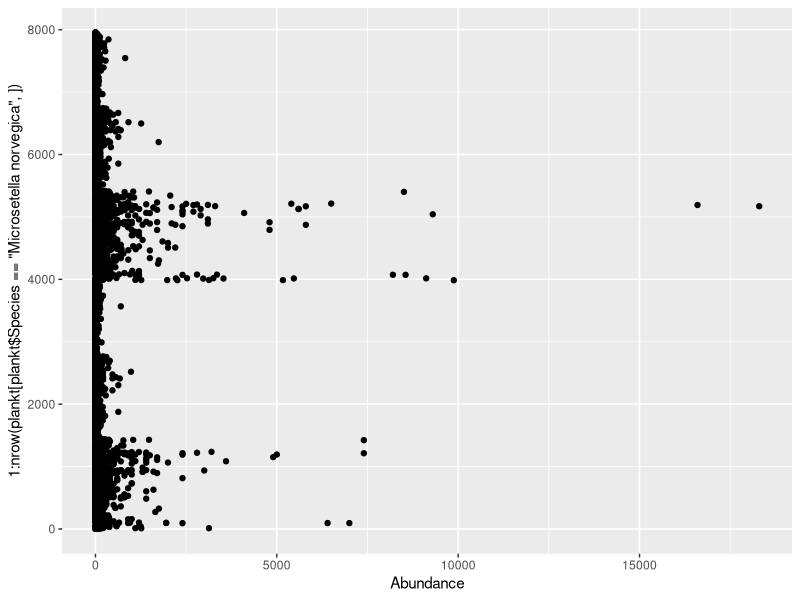
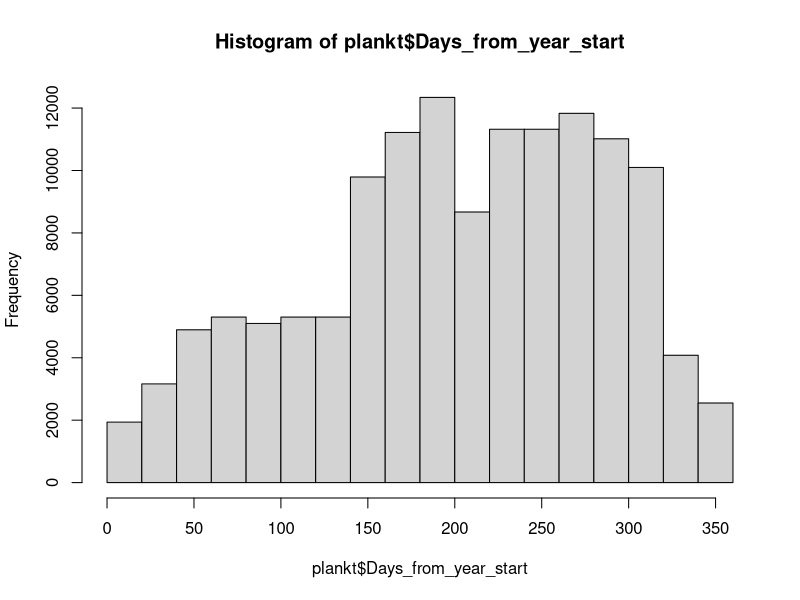
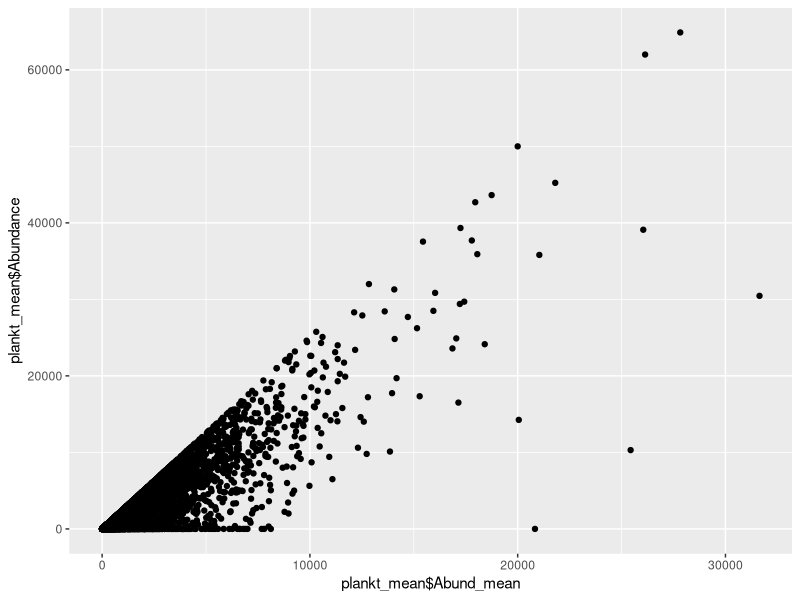

These charts were generated, in order, by the following R code: (Note: this script raises an error after producing the figures.)
# Первичное преобразование данных. 

# Packages  ####
library(reshape2)
library(ggplot2)
library(dplyr)


# Подготовка данных ####
plankt_wide <- read.csv("data/Plankton_raw_tidy.csv", header = TRUE)
vars <- read.csv("data/Plankton_raw_tidy_variables.csv", header = T)


d <- (melt(plankt_wide, id.vars = c("Day", 	"Month", 	"Year", 	"Data"), variable.name = "Var_ID", value.name = "Abundance"))


plankt <- merge(d, vars)



# Первичный осмотр данных ####

ggplot(plankt[plankt$Species == "Microsetella norvegica", ], aes(x = Abundance, y = 1:nrow(plankt[plankt$Species == "Microsetella norvegica", ]))) + geom_point()

# Вопрос Это ошибка в набивке или реально так много.
plankt[plankt$Abundance > 10000 & !is.na(plankt$Abundance) & plankt$Species == "Microsetella norvegica",  ]

plankt$Date2 <- strptime(paste(plankt$Day,"/", plankt$Month, "/", plankt$Year, sep = ""), format=("%d/%m/%Y"))

Start_day <- strptime(paste(plankt$Year,"/01/01", sep = ""), format=("%Y/%d/%m"))


plankt$Days_from_year_start <-  as.numeric(round(difftime(plankt$Date2, as.Date(Start_day))))

hist(plankt$Days_from_year_start)


## Среденвзвешанные значения, объединение слоев

plankt_total <- plankt[plankt$Stage == "Total", ] %>% group_by(Species, Year, Month, Day) %>% summarise(Abundance_0_10 = sum(Abundance[Level == "0-10"]), Abundance_10_25 =  sum(Abundance[Level == "10-25"]), Abundance_25_bottom =  sum(Abundance[Level == "25-bottom"]) )

plankt_total$N_weig <- round((plankt_total$Abundance_0_10 * 10 + plankt_total$Abundance_10_25 * 15 + plankt_total$Abundance_25_bottom * 40)/65, 1)  


plankt_total$N_weig_25 <- round((plankt_total$Abundance_0_10 * 10 + plankt_total$Abundance_10_25 * 15)/25, 1)  





# 
# plankt_1 <- plankt[plankt$Level == "0-10", ]
# nrow(plankt_1)
# 
# plankt_2 <- plankt[plankt$Level == "10-25", ]
# nrow(plankt_2)
# 
# plankt_3 <- plankt[plankt$Level == "25-bottom", ]
# nrow(plankt_3)
# 
# 
# names(plankt_1)

# plankt_mean <- plankt_1
# 
# plankt_mean$Abund_mean <- (plankt_1$Abundance*10 + plankt_2$Abundance*15 + plankt_3$Abundance *40 )/65
# 
# qplot(plankt_mean$Abund_mean, plankt_mean$Abundance)


# names(plankt_mean)


## Среденвзвешанные значения, объединение слоев

plankt_1 <- plankt[plankt$Level == "0-10", ]
nrow(plankt_1)

plankt_2 <- plankt[plankt$Level == "10-25", ]
nrow(plankt_2)

plankt_3 <- plankt[plankt$Level == "25-bottom", ]
nrow(plankt_3)


names(plankt_1)

plankt_mean <- plankt_1

plankt_mean$Abund_mean <- (plankt_1$Abundance*10 + plankt_2$Abundance*15)/25

qplot(plankt_mean$Abund_mean, plankt_mean$Abundance)


names(plankt_mean)

# plankt_mean <- plankt_mean[, -6]



# names(plankt_mean)

# plankt_mean <- plankt_mean[, -8]

# names(plankt_mean)


## plankt_mean - dataframe  с усреденными обилиями по горизонтам 0-10 + 10-25





# Многолетние значения средних по летним месяцам  ####


Abundance <- read.csv("data/abundance.csv", header = TRUE) # Данные по обилию видов, усреденнные по всему столбу воды за март-сентябрь.


# ggplot(plankt_mean[plankt_mean$Stage == "Total" & plankt$Month %in% 6:9, ], aes(x = Year, y = (Abund_mean)))  + stat_summary(fun.data = "mean_cl_boot") + facet_wrap(~Species, scales = "free_y") + geom_smooth() 
# 
# colSums(is.na(plankt_mean[plankt_mean$Stage == "Total" & plankt$Month %in% 6:9, ]))
# 
              

# 
# # Находим пики в сезоны
# 
# names(plankt_mean)
# 
# 
# 
# plankt_mean$Date2 <- strptime(paste(plankt_mean$Day,"/", plankt_mean$Month, "/", plankt_mean$Year, sep = ""), format=("%d/%m/%Y"))
# 
# Start_day <- strptime(paste(plankt_mean$Year,"/01/01", sep = ""), format=("%Y/%d/%m"))
# 
# 
# plankt_mean$Days_from_year_start <-  as.numeric(round(difftime(plankt_mean$Date2, as.Date(Start_day))))
# 
# names(plankt_mean)
# 
# 

## Находим средние плотности для каждого вида в период с мая по октябрь


plankt_total$Date2 <- strptime(paste(plankt_total$Day,"/", plankt_total$Month, "/", plankt_total$Year, sep = ""), format=("%d/%m/%Y"))


plankt_total$Month <- months(plankt_total$Date2)

month_included <- if(.Platform$OS.type == "unix") {c("мая", "июня", "июля", "августа","сентября", "октября")}else {c("Май", "Июнь", "Июль", "Август","Сентябрь", "Октябрь")} 
  
  
  
  

plankt_total_summer <- plankt_total[plankt_total$Month %in% month_included, ]


table(plankt_total_summer$Month) 

Abundance_summer <-plankt_total_summer %>% group_by(Species, Year, Month, Day) %>% summarise(N = sum(N_weig, na.rm = TRUE)) %>% group_by (Species, Year)  %>% summarise(Mean_N = mean(N, na.rm = TRUE))

 

Abundance_summer <- round(dcast(Abundance_summer, formula = Year ~ Species ))
 

Abundance_summer_25 <-plankt_total_summer %>% group_by(Species, Year, Month, Day) %>% summarise(N = sum(N_weig_25, na.rm = TRUE)) %>% group_by (Species, Year)  %>% summarise(Mean_N = mean(N, na.rm = TRUE))



Abundance_summer_25 <- round(dcast(Abundance_summer_25, formula = Year ~ Species ))



qplot(x = Abundance_summer_25$`Calanus glacialis`, y = Abundance_summer$`Calanus glacialis`) + geom_abline()
qplot(x = Abundance_summer_25$`Pseudocalanus spp.`, y = Abundance_summer$`Pseudocalanus spp.`)+ geom_abline()
qplot(x = Abundance_summer_25$`Acartia spp.`, y = Abundance_summer$`Acartia spp.`) + geom_abline()
qplot(x = Abundance_summer_25$`Centropages hamatus`, y = Abundance_summer$`Centropages hamatus`) + geom_abline()
qplot(x = Abundance_summer_25$`Oithona similis`, y = Abundance_summer$`Oithona similis`) + geom_abline()
qplot(x = Abundance_summer_25$`Temora longicornis`, y = Abundance_summer$`Temora longicornis`) + geom_abline()
qplot(x = Abundance_summer_25$`Microsetella norvegica`, y = Abundance_summer$`Microsetella norvegica`) + geom_abline()

# write.table(Abundance_summer, "clipboard", sep = "\t", row.names = F)
# write.table(Abundance_summer_25, "clipboard", sep = "\t", row.names = F)



ggplot(plankt_mean[plankt_mean$Stage == "Total" & plankt$Month %in% 6:9, ], aes(x = Year, y = (Abund_mean)))  + stat_summary(fun.data = "mean_cl_boot") + facet_wrap(~Species, scales = "free_y") + geom_smooth() 

colSums(is.na(plankt_mean[plankt_mean$Stage == "Total" & plankt$Month %in% 6:9, ]))

              


# Находим пики в сезоны

names(plankt_mean)



plankt_mean$Date2 <- strptime(paste(plankt_mean$Day,"/", plankt_mean$Month, "/", plankt_mean$Year, sep = ""), format=("%d/%m/%Y"))

Start_day <- strptime(paste(plankt_mean$Year,"/01/01", sep = ""), format=("%Y/%d/%m"))


plankt_mean$Days_from_year_start <-  as.numeric(round(difftime(plankt_mean$Date2, as.Date(Start_day))))

names(plankt_mean)





##разделяем датасет на части по видам



#У калянуса объединяем данные по численности копеподитов 1, 2 и 3
calanus_all <- plankt_mean[plankt_mean$Species == "Calanus glacialis", ]

calanus <- calanus_all[calanus_all$Stage == "cop I", ]

calanus1 <- calanus_all[calanus_all$Stage == "cop I", ]
nrow(calanus1)
sum(calanus1$Abund_mean, na.rm = T)

calanus2 <- calanus_all[calanus_all$Stage == "cop II", ]
nrow(calanus2)
sum(calanus2$Abund_mean, na.rm = T)

calanus3 <- calanus_all[calanus_all$Stage == "cop III", ]
nrow(calanus3)
sum(calanus3$Abund_mean, na.rm = T)

calanus$Abundance <- calanus1$Abundance + calanus2$Abundance + calanus3$Abundance  

calanus$Abund_mean <- calanus1$Abund_mean + calanus2$Abund_mean + calanus3$Abund_mean  
nrow(calanus)

calanus$Abund_mean2 <- calanus$Abund_mean
calanus$Abund_mean2[is.na(calanus$Abund_mean)] <- 0
calanus <- calanus[!is.na(calanus$Year), ]






centrop <- plankt_mean[plankt_mean$Species == "Centropages hamatus", ]
centrop <- centrop[centrop$Stage == "cop.", ]
centrop$Abund_mean2 <- centrop$Abund_mean
centrop$Abund_mean2[is.na(centrop$Abund_mean)] <- 0 
centrop <- centrop[!is.na(centrop$Year), ]


temor <- plankt_mean[plankt_mean$Species == "Temora longicornis", ]
temor <- temor[temor$Stage == "cop.", ]
temor$Abund_mean2 <- temor$Abund_mean
temor$Abund_mean2[is.na(temor$Abund_mean)] <- 0 
temor <- temor[!is.na(temor$Year), ]


oit <- plankt_mean[plankt_mean$Species == "Oithona similis", ]
oit <- oit[oit$Stage == "cop.", ]
oit$Abund_mean2 <- oit$Abund_mean
oit$Abund_mean2[is.na(oit$Abund_mean)] <- 0 
oit <- oit[!is.na(oit$Year), ]



pseudocal <- plankt_mean[plankt_mean$Species == "Pseudocalanus spp.", ]
pseudocal <-pseudocal[pseudocal$Stage == "cop.", ]
pseudocal$Abund_mean2 <- pseudocal$Abund_mean
pseudocal$Abund_mean2[is.na(pseudocal$Abund_mean)] <- 0 
pseudocal <- pseudocal[!is.na(pseudocal$Year), ]


acart <- plankt_mean[plankt_mean$Species == "Acartia spp.", ]
acart <-acart[acart$Stage == "cop.", ]
acart$Abund_mean2 <- acart$Abund_mean
acart$Abund_mean2[is.na(acart$Abund_mean)] <- 0 
acart <- acart[!is.na(acart$Year), ]

microset <- plankt_mean[plankt_mean$Species == "Microsetella norvegica", ]
microset <-microset[microset$Stage == "cop.", ]
microset$Abund_mean2 <- microset$Abund_mean
microset$Abund_mean2[is.na(microset$Abund_mean)] <- 0 
microset <- microset[!is.na(microset$Year), ]


tricon <- plankt_mean[plankt_mean$Species == "Triconia spp.", ]
tricon <-tricon[tricon$Stage == "Total", ]
tricon$Abund_mean2 <- tricon$Abund_mean
tricon$Abund_mean2[is.na(tricon$Abund_mean)] <- 0 
tricon <- tricon[!is.na(tricon$Year), ]





## Строим накопленную сумму для каждого вида 
library (plyr)


Total_cum_calanus <- with(data = calanus, tapply(Abund_mean2, INDEX=list(Year), FUN=function(x) as.numeric(cumsum(x))))
df_count_Total_calanus <- ldply (Total_cum_calanus, data.frame)
df_count_Total_calanus$Date2 <- calanus$Date2[order(calanus$Date2)]
names(df_count_Total_calanus) <- c("Year", "N_accum", "Date2")
df_count_Total_calanus$Time <- as.numeric(df_count_Total_calanus$Date2)
df_count_Total_calanus$Time2 <- as.POSIXct(df_count_Total_calanus$Time, origin = "1970-01-01", tz = "UTC")           

qplot(df_count_Total_calanus$Year,df_count_Total_calanus$Time )



Total_cum_centrop <- with(data = centrop, tapply(Abund_mean2, INDEX=list(Year), FUN=function(x) as.numeric(cumsum(x))))
df_count_Total_centrop <- ldply (Total_cum_centrop, data.frame)
df_count_Total_centrop$Date2 <- centrop$Date2 [order(centrop$Date2)]
names(df_count_Total_centrop) <- c("Year", "N_accum", "Date2")
df_count_Total_centrop$Time <- as.numeric(df_count_Total_centrop$Date2)
df_count_Total_centrop$Time2 <- as.POSIXct(df_count_Total_centrop$Time, origin = "1970-01-01", tz = "UTC")           

qplot(df_count_Total_centrop$Year,df_count_Total_centrop$Time)



Total_cum_temor <- with(data = temor, tapply(Abund_mean2, INDEX=list(Year), FUN=function(x) as.numeric(cumsum(x))))
df_count_Total_temor <- ldply (Total_cum_temor, data.frame)
df_count_Total_temor$Date2 <- temor$Date2 [order(temor$Date2)]
names(df_count_Total_temor) <- c("Year", "N_accum", "Date2")
df_count_Total_temor$Time <- as.numeric(df_count_Total_temor$Date2)
df_count_Total_temor$Time2 <- as.POSIXct(df_count_Total_temor$Time, origin = "1970-01-01", tz = "UTC")  

qplot(df_count_Total_temor$Year,df_count_Total_temor$Time )



Total_cum_oit <- with(data = oit, tapply(Abund_mean2, INDEX=list(Year), FUN=function(x) as.numeric(cumsum(x))))
df_count_Total_oit <- ldply (Total_cum_oit, data.frame)
df_count_Total_oit$Date2 <- oit$Date2[order(oit$Date2)]
names(df_count_Total_oit) <- c("Year", "N_accum", "Date2")
df_count_Total_oit$Time <- as.numeric(df_count_Total_oit$Date2)
df_count_Total_oit$Time2 <- as.POSIXct(df_count_Total_oit$Time, origin = "1970-01-01", tz = "UTC")      

qplot(df_count_Total_oit$Year,df_count_Total_oit$Time )


Total_cum_pseudocal <- with(data = pseudocal, tapply(Abund_mean2, INDEX=list(Year), FUN=function(x) as.numeric(cumsum(x))))
df_count_Total_pseudocal <- ldply (Total_cum_pseudocal, data.frame)
df_count_Total_pseudocal$Date2 <- pseudocal$Date2[order(pseudocal$Date2)]
names(df_count_Total_pseudocal) <- c("Year", "N_accum", "Date2")
df_count_Total_pseudocal$Time <- as.numeric(df_count_Total_pseudocal$Date2)
df_count_Total_pseudocal$Time2 <- as.POSIXct(df_count_Total_pseudocal$Time, origin = "1970-01-01", tz = "UTC")      

qplot(df_count_Total_pseudocal$Year,df_count_Total_pseudocal$Time )



Total_cum_acart <- with(data = acart, tapply(Abund_mean2, INDEX=list(Year), FUN=function(x) as.numeric(cumsum(x))))
df_count_Total_acart <- ldply (Total_cum_acart, data.frame)
df_count_Total_acart$Date2 <- acart$Date2[order(acart$Date2)]
names(df_count_Total_acart) <- c("Year", "N_accum", "Date2")
df_count_Total_acart$Time <- as.numeric(df_count_Total_acart$Date2)
df_count_Total_acart$Time2 <- as.POSIXct(df_count_Total_acart$Time, origin = "1970-01-01", tz = "UTC")      

qplot(df_count_Total_acart$Year,df_count_Total_acart$Time )



Total_cum_microset <- with(data = microset, tapply(Abund_mean2, INDEX=list(Year), FUN=function(x) as.numeric(cumsum(x))))
df_count_Total_microset <- ldply (Total_cum_microset, data.frame)
df_count_Total_microset$Date2 <- microset$Date2[order(microset$Date2)]
names(df_count_Total_microset) <- c("Year", "N_accum", "Date2")
df_count_Total_microset$Time <- as.numeric(df_count_Total_microset$Date2)
df_count_Total_microset$Time2 <- as.POSIXct(df_count_Total_microset$Time, origin = "1970-01-01", tz = "UTC")      

qplot(df_count_Total_microset$Year,df_count_Total_microset$Time )




Total_cum_tricon <- with(data = tricon, tapply(Abund_mean2, INDEX=list(Year), FUN=function(x) as.numeric(cumsum(x))))
df_count_Total_tricon <- ldply (Total_cum_tricon, data.frame)
df_count_Total_tricon$Date2 <- tricon$Date2[order(tricon$Date2)]
names(df_count_Total_tricon) <- c("Year", "N_accum", "Date2")
df_count_Total_tricon$Time <- as.numeric(df_count_Total_tricon$Date2)
df_count_Total_tricon$Time2 <- as.POSIXct(df_count_Total_tricon$Time, origin = "1970-01-01", tz = "UTC")      

qplot(df_count_Total_tricon$Year,df_count_Total_tricon$Time )



#########################


## Подбираем модели для описания накопленной суммы для Calanus

# Величины для описания фенологии видов:
# Юлианский день, когда накопленная сумма превысила 50%



# Функция для вычисления параметров логистической кумуляты на выходе три парамтера логистической кривой

log_param <- function(df, species = NULL){
  df_param <- data.frame(Year = rep(NA, length(unique(df$Year))), Asym = NA, xmid = NA, scal = NA, RSE = NA, df =NA)
  i <- 1
  for(year in unique(df$Year)){
    fit <- tryCatch(expr = nls(N_accum ~ SSlogis(Time, Asym, xmid, scal), data = df[df$Year == year, ]), error = function(e)NA)
    
    df_param$Year[i] <-  year
    
    if(is.na(fit)) {df_param$Asym[i] <-  df_param$xmid[i] <- df_param$scal[i] <- NA}
    else{
      df_param$Asym[i] <-  coef(fit)[1]
      df_param$xmid[i] <- coef(fit)[2]
      df_param$scal[i] <- coef(fit)[3]
      df_param$RSE[i] <- summary(fit)$sigma
      df_param$df[i] <- summary(fit)$df
    }
    i <- i+1
  }
  
  df_param$perc_15 <- with(df_param, xmid - log(Asym/(0.15*Asym) - 1)*scal )
  df_param$perc_50 <- with(df_param, xmid - log(Asym/(0.5*Asym) - 1)*scal )
  df_param$perc_85 <- with(df_param, xmid - log(Asym/(0.85*Asym) - 1)*scal )
  df_param$Time_perc_15 <- as.POSIXct(df_param$perc_15, origin = "1970-01-01", tz = "UTC")
  df_param$Time_perc_50 <- as.POSIXct(df_param$perc_50, origin = "1970-01-01", tz = "UTC") 
  df_param$Time_perc_85 <- as.POSIXct(df_param$perc_85, origin = "1970-01-01", tz = "UTC") 
  
  df_param$Start_day <- as.POSIXct(paste(df_param$Year,"-01-01", sep = ""), tz = "UTC") 
  df_param$Days_perc_15 <- as.numeric(round(difftime( df_param$Time_perc_15, as.Date(df_param$Start_day))))
  df_param$Days_perc_50 <- as.numeric(round(difftime( df_param$Time_perc_50, as.Date(df_param$Start_day))))
  df_param$Days_perc_85 <- as.numeric(round(difftime( df_param$Time_perc_85, as.Date(df_param$Start_day))))
  
  df_param$Species = species
  df_param
    
}

########################

log_param_Calanus <- log_param(df = df_count_Total_calanus, species = "Calanus")
log_param_Centropages <- log_param(df = df_count_Total_centrop, species = "Centropages")
log_param_Temora <- log_param(df = df_count_Total_temor, species = "Temora")
log_param_Oithona <- log_param(df = df_count_Total_oit, species = "Oithona")
log_param_Pseudocalanus <- log_param(df = df_count_Total_pseudocal, species = "Pseudocalanus")
log_param_Acartia <- log_param(df = df_count_Total_acart, species = "Acartia")
log_param_Microsetella <- log_param(df = df_count_Total_microset, species = "Microsetella")
log_param_Triconia <- log_param(df = df_count_Total_tricon, species = "Triconia")



## Смотрим есть ли зависимость между асимптотой кумулятивной крвой (максимальное количество особей отмеченных в данном году) и датой начала сезона



ggplot(log_param_Calanus, aes(x = Days_perc_15, y = log(Asym) )) + geom_point() + geom_smooth(method = "lm")
ggplot(log_param_Centropages, aes(x = Days_perc_15, y = log(Asym) )) + geom_point() + geom_smooth(method = "lm")
ggplot(log_param_Temora, aes(x = Days_perc_15, y = log(Asym) )) + geom_point() + geom_smooth(method = "lm")
ggplot(log_param_Oithona, aes(x = Days_perc_15, y = log(Asym) )) + geom_point()+ geom_smooth(method = "lm")
ggplot(log_param_Pseudocalanus, aes(x = Days_perc_15, y = log(Asym) )) + geom_point()+ geom_smooth(method = "lm")
ggplot(log_param_Acartia, aes(x = Days_perc_15, y = log(Asym) )) + geom_point() + geom_smooth(method = "lm")
ggplot(log_param_Microsetella, aes(x = Days_perc_15, y = log(Asym) )) + geom_point() + geom_smooth(method = "lm")



# Функция для определения характеристик кумуляты

cum_param <- function(df, species = NULL){
  df_param <- data.frame(Year = rep(NA, length(unique(df$Year))), Mean = NA)
  i <- 1
  for(year in unique(df$Year)){
    df_param$Mean[i] <- mean(df$N_accum[df$Year == year])
    # df_param$Mean[i] <- max(df$N_accum[df$Year == year])/2
    df_param$Year[i] <-  year
    days <- which( (df$N_accum[df$Year == year] - df_param$Mean[i])^2 == min((df$N_accum[df$Year == year] - df_param$Mean[i])^2) )[1]
    
    df_param$xmid[i] <- (as.numeric(df[df$Year == year,]$Date2[days]))
    i <- i+1
  }
  
  df_param$Time_Mean <- as.POSIXct(df_param$xmid, origin = "1970-01-01", tz = "UTC")
# 
#   df_param$Start_day <- as.POSIXct(paste(df_param$Year,"-01-01", sep = ""), tz = "UTC")
# 
#   df_param$Days_perc_50 <- as.numeric(round(difftime( df_param$Time_perc_50, as.Date(df_param$Start_day))))

  df_param$Species = species
  df_param
  
}


cum_param(df = df_count_Total_calanus, species = "Calanus")


##Даты пиков численности видов

peaks <- function(df, species = NULL){
  df_param <- data.frame(Year = rep(NA, length(unique(df$Year))))
  i <- 1
  for(year in unique(df$Year)){
    df_param$Year[i] <-  year
    df_param$Peak_Days_from_year_start[i] <- mean(df$Days_from_year_start[df$Year == year & df$Abund_mean2 == max(df$Abund_mean2[df$Year == year])])
    i <- i + 1
  }
  df_param
  
}

log_param_Calanus <- merge(log_param_Calanus, peaks(df = calanus), by="Year")
log_param_Centropages <- merge(log_param_Centropages, peaks(df = centrop), by="Year")
log_param_Temora <- merge(log_param_Temora, peaks(df = temor), by="Year")
log_param_Oithona <- merge(log_param_Oithona, peaks(df = oit), by="Year")
log_param_Pseudocalanus<- merge(log_param_Pseudocalanus, peaks(df = pseudocal), by="Year")
log_param_Acartia <- merge(log_param_Acartia, peaks(df = acart), by="Year")
log_param_Microsetella <- merge(log_param_Microsetella, peaks(df = microset), by="Year")
log_param_Triconia <- merge(log_param_Triconia, peaks(df = tricon), by="Year")



log_param_all_species <- rbind(log_param_Calanus, log_param_Centropages, log_param_Temora, log_param_Oithona, log_param_Pseudocalanus, log_param_Acartia, log_param_Microsetella, log_param_Triconia)




# write.table(log_param_Calanus, "clipboard", sep = "\t", row.names = FALSE)

# write.table(log_param_Calanus, "clipboard", sep = "\t", row.names = FALSE)


# Функция для рисования кумулят






plot_cum <- function(df =df_count_Total_calanus,  year = 1961){
  library(ggplot2)
  fit <- tryCatch(expr = nls(N_accum ~ SSlogis(Time, Asym, xmid, scal), data = df[df$Year == year, ]), error = function(e)NA)
  
  Asym <- coef(fit)[1]
  xmid <- coef(fit)[2]
  scal <- coef(fit)[3]
  
  
  perc_15 <- xmid - log(Asym/(0.15*Asym) - 1)*scal 
  perc_50 <- xmid - log(Asym/(0.5*Asym) - 1)*scal 
  perc_85 <- xmid - log(Asym/(0.85*Asym) - 1)*scal
  
  
  Time_perc_15 <- as.POSIXct(perc_15, origin = "1970-01-01", tz = "UTC")
  Time_perc_50 <- as.POSIXct(perc_50, origin = "1970-01-01", tz = "UTC") 
  Time_perc_85 <- as.POSIXct(perc_85, origin = "1970-01-01", tz = "UTC") 
  
  Start_day <- as.POSIXct(paste(year,"-01-01", sep = ""), tz = "UTC") 
  Days_perc_15 <- as.numeric(round(difftime(Time_perc_15, as.Date(Start_day))))
  Days_perc_50 <- as.numeric(round(difftime(Time_perc_50, as.Date(Start_day))))
  Days_perc_85 <- as.numeric(round(difftime( Time_perc_85, as.Date(Start_day))))
  
    
  if(is.na(fit[1])){
    Pl <- ggplot(df[df$Year == year, ], aes(x = Time2, y = N_accum))  + scale_x_datetime(date_breaks = "4 week", date_labels = "%d-%m")+ geom_point(size = 2, shape = 21, fill = "gray")
    
  }
  else{
    df_predict <- data.frame(Date2 = seq(as.Date(paste(year,"-01-01", sep = "")), as.Date(paste(year,"-12-20", sep = "")), by="days"))
    df_predict$Time2 <- as.POSIXct(df_predict$Date2)
    df_predict$Time <- as.numeric(df_predict$Time2) 
    df_predict$predict <- predict(fit, newdata = df_predict)
    
    
    Pl <- ggplot(df[df$Year == year, ], aes(x = Time2, y = N_accum))  + geom_line(data = df_predict, aes(y = predict), size = 2) + scale_x_datetime(date_breaks = "6 week", date_labels = "%d-%m")+ geom_point(size = 2, shape = 21, fill = "gray")
    
    Pl <- Pl + 
      geom_segment(aes(x= Time_perc_50, xend = Time_perc_50, yend = 0, y = predict(fit, newdata = data.frame(Time = perc_50))[1]), arrow = arrow(type = "closed", angle = 10, length = unit(0.1, "inches")), color = "gray") + 
      geom_segment(aes(x= Time_perc_15, xend = Time_perc_15, yend = 0, y = predict(fit, newdata = data.frame(Time = perc_15))[1]), arrow = arrow(type = "closed", angle = 10, length = unit(0.1, "inches")), color = "gray90")+ 
      geom_segment(aes(x= Time_perc_85, xend = Time_perc_85, yend = 0, y = predict(fit, newdata = data.frame(Time = perc_85))[1]), arrow = arrow(type = "closed", angle = 10, length = unit(0.1, "inches")), color = "gray10")
  }
  
  Pl <- Pl + scale_x_datetime(date_labels = "%m-%d")
  Pl
}






# cum <- df_count_Total_calanus$N_accum[df_count_Total_calanus$Year == year]
# 
# plot_cum(year = year, df = df_count_Total_calanus) + geom_hline(yintercept = mean(cum)) + geom_hline(yintercept = max(cum)/2, color = "blue") + geom_line(aes())



###### +++++ Пример динамики численности для электронного приложения +++++++

library(dplyr)
acart_example <- acart %>% filter(Year == 1964) 
acart_example$Date3 <- as.POSIXct(acart_example$Date2)
acart_example_Peak <- acart_example %>% filter(Abundance == max(Abundance)) %>% select(Abundance, Date3)

Pl_acart_example <-
  ggplot(acart_example, aes(x = Date3, y = Abundance)) + 
  geom_line(size = 1) +
  theme_bw() +
  scale_x_datetime(date_labels = "%m-%d") +
  labs(x = "Date", y = "Abundance") +
  geom_segment(data = acart_example_Peak, aes(x = Date3, xend = Date3, y = Abundance, yend = 0), arrow = arrow(type = "closed", angle = 10, length = unit(0.1, "inches")), linetype = 2)+ 
  theme(panel.grid = element_blank())


###### +++++ Пример кумуляты для электронного приложения +++++++

cum_example <- df_count_Total_acart %>% filter(Year == 1964)

Pl_acart_accum_example <- 
ggplot(cum_example, aes(x = Time2, y = N_accum) )  + 
  geom_line(color = "gray") +  geom_point(size = 2, shape = 21, fill = "gray")+
  scale_x_datetime(date_labels = "%m-%d")+
  labs(x = "Date", y = "Accumulated abundance") + 
  theme_bw()+ 
  theme(panel.grid = element_blank())


Pl_acart_logist_example <- 
  plot_cum(year = 1964, df = df_count_Total_acart) + 
  geom_line(color = "gray") + 
  theme_bw() + 
  labs(x = "Date", y = "Accumulated abundance" ) + 
  theme(panel.grid = element_blank())




library(cowplot)

plot_grid(Pl_acart_example, Pl_acart_accum_example, Pl_acart_logist_example, nrow = 1, labels = c("A", "B", "C"))


## Выбираем логистические регрессии с максимальной, среденей и минимальной Residual Standard Error

log_param_all_species %>% group_by(Species) %>%  filter(round(RSE) == round(max(RSE, na.rm = T))) %>% summarise(Species = Species, Year_max_RSE = Year, RSE = round(RSE,1)) 


(Pl_max_RSE_Calanus <- plot_cum(year = 2017, df = df_count_Total_calanus) + geom_line(color = "gray") + theme_bw() + ggtitle("Calanus, 2017, RSE = 195.2") + labs(x = "Date", y = "Abundance" ) + theme(panel.grid = element_blank())) + theme(title = element_text(size = 3))  


(Pl_max_RSE_Centropages <- plot_cum(year = 1978, df = df_count_Total_centrop) + geom_line(color = "gray") + theme_bw() + ggtitle("Centropages, 1978, RSE = 191.5") + labs(x = "Date", y = "Abundance" ) + theme(panel.grid = element_blank()))   + theme(title = element_text(size = 3))  


(Pl_max_RSE_Temora <- plot_cum(year = 2012, df = df_count_Total_temor) + geom_line(color = "gray") + theme_bw() + ggtitle("Temora, 2012, RSE = 487.3") + labs(x = "Date", y = "Abundance") + theme(panel.grid = element_blank()))   + theme(title = element_text(size = 3))  

(Pl_max_RSE_Oithona <- plot_cum(year = 1989, df = df_count_Total_oit) + geom_line(color = "gray") + theme_bw() + ggtitle("Oithona, 1989, RSE =3120.2") + labs(x = "Date", y = "Abundance" ) + theme(panel.grid = element_blank()))   + theme(title = element_text(size = 3))  

(Pl_max_RSE_Pseudocalanus <- plot_cum(year = 1997, df = df_count_Total_pseudocal) + geom_line(color = "gray") + theme_bw() + ggtitle("Pseudocalanus, 1997, RSE = 719.3") + labs(x = "Date", y = "Abundance" ) + theme(panel.grid = element_blank()))   + theme(title = element_text(size = 3))  

(Pl_max_RSE_Acartia <- plot_cum(year = 2017, df = df_count_Total_acart) + geom_line(color = "gray") + theme_bw() + ggtitle("Acartia, 2017, RSE = 414.9") + labs(x = "Date", y = "Abundance" ) + theme(panel.grid = element_blank()))   + theme(title = element_text(size = 3))  

(Pl_max_RSE_Microsetella <- plot_cum(year = 2014, df = df_count_Total_microset) + geom_line(color = "gray") + theme_bw() + ggtitle("Microsetella, 2014, RSE = 775.6") + labs(x = "Date", y = "Abundance" ) + theme(panel.grid = element_blank()))  + theme(title = element_text(size = 3))   




library(cowplot)

Pl_logistic_worst <- plot_grid(Pl_max_RSE_Pseudocalanus,
                               Pl_max_RSE_Calanus,
                               Pl_max_RSE_Microsetella,
                               Pl_max_RSE_Oithona,
                               Pl_max_RSE_Centropages,
                               Pl_max_RSE_Acartia,
                               Pl_max_RSE_Temora,
                               ncol = 3, align = "v" )





log_param_all_species %>% group_by(Species) %>%  filter(round(RSE) == round(min(RSE, na.rm = T))) %>% summarise(Species = Species, Year_min_RSE = Year, RSE = round(RSE,1))



(Pl_min_RSE_Calanus <- plot_cum(year = 1999, df = df_count_Total_calanus) + geom_line(color = "gray") + theme_bw() + ggtitle("Calanus, 1999, RSE = 0.5") + labs(x = "Date", y = "Abundance" ) + theme(panel.grid = element_blank()))   + theme(title = element_text(size = 3))


(Pl_min_RSE_Centropages <- plot_cum(year = 1982, df = df_count_Total_centrop) + geom_line(color = "gray") + theme_bw() + ggtitle("Centropages, 1982, RSE = 1.3") + labs(x = "Date", y = "Abundance" ) + theme(panel.grid = element_blank()))   + theme(title = element_text(size = 3))


(Pl_min_RSE_Temora <- plot_cum(year = 2010, df = df_count_Total_temor) + geom_line(color = "gray") + theme_bw() + ggtitle("Temora, 2010, RSE = 16.3") + labs(x = "Date", y = "Abundance" ) + theme(panel.grid = element_blank()))   + theme(title = element_text(size = 3))

(Pl_min_RSE_Oithona <- plot_cum(year = 1991, df = df_count_Total_oit) + geom_line(color = "gray") + theme_bw() + ggtitle("Oithona, 1991, RSE = 215.4") + labs(x = "Date", y = "Abundance" ) + theme(panel.grid = element_blank()))  + theme(title = element_text(size = 3)) 

(Pl_min_RSE_Pseudocalanus <- plot_cum(year = 2015, df = df_count_Total_pseudocal) + geom_line(color = "gray") + theme_bw() + ggtitle("Pseudocalanus, 2015, RSE = 24.1") + labs(x = "Date", y = "Abundance" ) + theme(panel.grid = element_blank()))   + theme(title = element_text(size = 3))

(Pl_min_RSE_Acartia <- plot_cum(year = 2005, df = df_count_Total_acart) + geom_line(color = "gray") + theme_bw() + ggtitle("Acartia, 2005, RSE = 1.0") + labs(x = "Date", y = "Abundance" ) + theme(panel.grid = element_blank()))   + theme(title = element_text(size = 3))

(Pl_min_RSE_Microsetella <- plot_cum(year = 1969, df = df_count_Total_microset) + geom_line(color = "gray") + theme_bw() + ggtitle("Microsetella, 1969, RSE = 11.6") + labs(x = "Date", y = "Accumulated abundance" ) + theme(panel.grid = element_blank()))  + theme(title = element_text(size = 3)) 



library(cowplot)
Pl_logistic_best <- plot_grid(Pl_min_RSE_Pseudocalanus,
                               Pl_min_RSE_Calanus,
                               Pl_min_RSE_Microsetella,
                               Pl_min_RSE_Oithona,
                               Pl_min_RSE_Centropages,
                               Pl_min_RSE_Acartia,
                               Pl_min_RSE_Temora,
                               ncol = 3, align = "v")








######### Анализ качества регрессионных логистических моделей.++++++++++++++++++++
## Для оценки goodness of feet логистических моделей сравнивали соответствие Days_perc_50 и Peak_Days_from_year_start



log_param_all_species$Species <- factor(log_param_all_species$Species) 

log_param_all_species$Peak_Dif <- with(log_param_all_species, Days_perc_50 - Peak_Days_from_year_start)



# РАспределение RSE от логистической кривой, описывающей кумуляту у видов
ggplot(log_param_all_species, aes(x = Species, y = RSE)) + geom_boxplot() + geom_hline(yintercept = 0)

ggplot(log_param_all_species, aes(x = as.numeric(Year), y = RSE)) + geom_point() +facet_wrap(~Species) + geom_smooth()


log_param_all_species %>% filter(RSE == max(RSE, na.rm = T))




# Распределение разниц в днях между Days_perc_50 и Peak_Days_from_year_start



Plot_diff <- ggplot(log_param_all_species %>% filter(Species != "Triconia"), 
                    aes(x = Species, y = Peak_Dif)) + 
  geom_boxplot() + 
  geom_hline(yintercept = 0) + 
  theme_bw() + 
  labs(y = "Difference between \nMiddle-of-season and Peak") + 
  theme(axis.text.x = element_text(angle = 90), panel.grid = element_blank())




ggplot(log_param_all_species, aes(x = Peak_Dif)) + geom_histogram() + geom_vline(xintercept = 0) + facet_wrap(~Species)




# Комбинированная картинка с примерами логистических аппроксимаций и разницей между датой точки перегиба логистической кривой и датой наблюдаемого пика

plot_grid(Pl_logistic, Plot_diff, labels = c("A", "B"))



ggplot(log_param_all_species, aes(x = Days_perc_50, y = Peak_Days_from_year_start, color = Species)) + geom_point() + geom_smooth(method = "lm") + geom_abline() + facet_wrap(~Species)

# detach(reshape2)

library(dplyr)
log_param_all_species %>% group_by(Species) %>% summarise(Median_Peak_Dif = median(Peak_Dif, na.rm = T)) 

log_param_all_species %>% group_by(Species) %>%   summarise(cor(Peak_Days_from_year_start, Days_perc_50, use = "pairwise.complete.obs", method = "spearman"))


df_count_Total_acart %>% group_by(Year) %>% summarize(n())

ggplot(log_param_all_species, aes(x = as.numeric(Year), y = Peak_Dif)) + geom_point() + geom_hline(yintercept = 0) + geom_smooth()


ggplot(log_param_all_species, aes(x = as.numeric(Year), y = Peak_Dif)) + geom_point() + geom_hline(yintercept = 0) + geom_smooth() + facet_wrap(~Species)




ggplot(log_param_Calanus, aes(x = Peak_Days_from_year_start, y = log(Asym) )) + geom_point() + geom_smooth(method = "lm")
ggplot(log_param_Centropages, aes(x = Peak_Days_from_year_start, y = log(Asym) )) + geom_point() + geom_smooth(method = "lm")
ggplot(log_param_Temora, aes(x = Peak_Days_from_year_start, y = log(Asym) )) + geom_point() + geom_smooth(method = "lm")
ggplot(log_param_Oithona, aes(x = Peak_Days_from_year_start, y = log(Asym) )) + geom_point()+ geom_smooth(method = "lm")
ggplot(log_param_Pseudocalanus, aes(x = Peak_Days_from_year_start, y = log(Asym) )) + geom_point()+ geom_smooth(method = "lm")
ggplot(log_param_Acartia, aes(x = Peak_Days_from_year_start, y = log(Asym) )) + geom_point() + geom_smooth(method = "lm")
ggplot(log_param_Microsetella, aes(x = Peak_Days_from_year_start, y = log(Asym) )) + geom_point() + geom_smooth(method = "lm")














## Функция для поиска дат макисмально близких к опорным ключевым событиям в фенологии (начало появления, конец пребывания) для тех случаев, когда кумулята не выходит на плато.#######

date_search <- function(df = df_count_Total_oit, year = 2014, Begin_thresh = 0.15, End_thresh = 0.85){
  df_year <- df[df$Year == year, ]
  Max <- max(df_year$N_accum)
  Begin <- Max*Begin_thresh
  End <- Max*End_thresh
  Meadle <- (Begin + End)/2
  
  Dev_Begin <- (df_year$N_accum - Begin)^2
  Dev_End <- (df_year$N_accum - End)^2
  Dev_Meadle <- (df_year$N_accum - Meadle)^2

  Date_Start <- (as.POSIXct(paste(year,"-01-01", sep = ""), origin = "1970-01-01", tz = "UTC"))
  
  Date_Begin <- as.POSIXct(df_year[which(Dev_Begin == min(Dev_Begin)), ]$Date2, origin = "1970-01-01", tz = "UTC") 
  Date_End <- as.POSIXct(df_year[which(Dev_End == min(Dev_End)), ]$Date2, origin = "1970-01-01", tz = "UTC") 
  Date_Meadle <- as.POSIXct(df_year[which(Dev_Meadle == min(Dev_Meadle)), ]$Date2, origin = "1970-01-01", tz = "UTC") 
  
  Day_Begin <- as.numeric(difftime(Date_Begin, Date_Start))
  Day_Begin <- Day_Begin[1] # Берем первую из ближайших дат 
  Day_End <- as.numeric(difftime(Date_End, Date_Start))
  Day_End <- Day_End[length(Day_End)] # Берем поледнюю из ближайших дат
  Day_Meadle <- as.numeric(difftime(Date_Meadle, Date_Start))
  Day_Meadle <- mean(Day_Meadle) #Берем среднюю из ближайшх дат
  
  result <- data.frame(Param = c("Days_perc_15",	"Days_perc_50", 	"Days_perc_85"), Value = c(Day_Begin, Day_Meadle, Day_End))
  
  result
  
}


date_search(df = df_count_Total_calanus, year = 1990)




#############################


## Рисунок с динамикой численности видов

plot_dynam <- function(df_a, df_par, begin, end, Ncol) {
  library(ggplot2)
  df_a <- df_a[order(df_a$Date2),]
  ggplot(df_a[df_a$Year %in% begin:end,], aes(x = Days_from_year_start, y = Abund_mean2)) + geom_line() +  facet_wrap(~Year, ncol=Ncol, scales = "free_y") + geom_vline(data = df_par[df_par$Year%in% begin:end, ], aes(xintercept = Days_perc_50), color = "blue") + geom_vline(data = df_par[df_par$Year%in% begin:end, ], aes(xintercept = Peak_Days_from_year_start), color = "red") + geom_smooth(se = FALSE) + labs(x = "Year days", y = "Abundance") + theme_bw()
}


# Динамика Oithona ##############

(Pl_0it_1 <- plot_dynam(oit, log_param_Oithona, 1961, 1966, 3))

(Pl_0it_2 <- plot_dynam(oit, log_param_Oithona, 1967, 1972, 3))

(Pl_0it_3 <- plot_dynam(oit, log_param_Oithona, 1973, 1978, 3))

(Pl_0it_4 <- plot_dynam(oit, log_param_Oithona, 1979, 1984, 3))

(Pl_0it_5 <- plot_dynam(oit, log_param_Oithona, 1985, 1990, 3))

(Pl_0it_6 <- plot_dynam(oit, log_param_Oithona, 1991, 1996, 3))

(Pl_0it_7 <- plot_dynam(oit, log_param_Oithona, 1997, 2002, 3))

(Pl_0it_8 <- plot_dynam(oit, log_param_Oithona, 2003, 2008, 3))

(Pl_0it_9 <- plot_dynam(oit, log_param_Oithona, 2009, 2014, 3))

(Pl_0it_10 <- plot_dynam(oit, log_param_Oithona, 2015, 2018, 3))





# Динамика Calanus ##############

(Pl_cal_1 <- plot_dynam(calanus, log_param_Calanus, 1961, 1966, 3))

(Pl_cal_2 <- plot_dynam(calanus, log_param_Calanus, 1967, 1972, 3))

(Pl_cal_3 <- plot_dynam(calanus, log_param_Calanus, 1973, 1978, 3))

(Pl_cal_4 <- plot_dynam(calanus, log_param_Calanus, 1979, 1984, 3))

(Pl_cal_5 <- plot_dynam(calanus, log_param_Calanus, 1985, 1990, 3))

(Pl_cal_6 <- plot_dynam(calanus, log_param_Calanus, 1991, 1996, 3))

(Pl_cal_7 <- plot_dynam(calanus, log_param_Calanus, 1997, 2002, 3))

(Pl_cal_8 <- plot_dynam(calanus, log_param_Calanus, 2003, 2008, 3))

(Pl_cal_9 <- plot_dynam(calanus, log_param_Calanus, 2009, 2014, 3))

(Pl_cal_10 <- plot_dynam(calanus, log_param_Calanus, 2015, 2018, 3))




# Динамика Centropages ##############

(Pl_centrop_1 <- plot_dynam(centrop, log_param_Centropages, 1961, 1966, 3))

(Pl_centrop_2 <- plot_dynam(centrop, log_param_Centropages, 1967, 1972, 3))

(Pl_centrop_3 <- plot_dynam(centrop, log_param_Centropages, 1973, 1978, 3))

(Pl_centrop_4 <- plot_dynam(centrop, log_param_Centropages, 1979, 1984, 3))

(Pl_centrop_5 <- plot_dynam(centrop, log_param_Centropages, 1985, 1990, 3))

(Pl_centrop_6 <- plot_dynam(centrop, log_param_Centropages, 1991, 1996, 3))

(Pl_centrop_7 <- plot_dynam(centrop, log_param_Centropages, 1997, 2002, 3))

(Pl_centrop_8 <- plot_dynam(centrop, log_param_Centropages, 2003, 2008, 3))

(Pl_centrop_9 <- plot_dynam(centrop, log_param_Centropages, 2009, 2014, 3))

(Pl_centrop_10 <- plot_dynam(centrop, log_param_Centropages, 2015, 2018, 3))




# Динамика Temora ##############


(Pl_temor_1 <- plot_dynam(temor, log_param_Temora, 1961, 1966, 3))

(Pl_temor_2 <- plot_dynam(temor, log_param_Temora, 1967, 1972, 3))

(Pl_temor_3 <- plot_dynam(temor, log_param_Temora, 1973, 1978, 3))

(Pl_temor_4 <- plot_dynam(temor, log_param_Temora, 1979, 1984, 3))

(Pl_temor_5 <- plot_dynam(temor, log_param_Temora, 1985, 1990, 3))

(Pl_temor_6 <- plot_dynam(temor, log_param_Temora, 1991, 1996, 3))

(Pl_temor_7 <- plot_dynam(temor, log_param_Temora, 1997, 2002, 3))

(Pl_temor_8 <- plot_dynam(temor, log_param_Temora, 2003, 2008, 3))

(Pl_temor_9 <- plot_dynam(temor, log_param_Temora, 2009, 2014, 3))

(Pl_temor_10 <- plot_dynam(temor, log_param_Temora, 2015, 2018, 3))




# Динамика Pseudocalanus ##############


(Pl_pseudocal_1 <- plot_dynam(pseudocal, log_param_Pseudocalanus, 1961, 1966, 3))

(Pl_pseudocal_2 <- plot_dynam(pseudocal, log_param_Pseudocalanus, 1967, 1972, 3))

(Pl_pseudocal_3 <- plot_dynam(pseudocal, log_param_Pseudocalanus, 1973, 1978, 3))

(Pl_pseudocal_4 <- plot_dynam(pseudocal, log_param_Pseudocalanus, 1979, 1984, 3))

(Pl_pseudocal_5 <- plot_dynam(pseudocal, log_param_Pseudocalanus, 1985, 1990, 3))

(Pl_pseudocal_6 <- plot_dynam(pseudocal, log_param_Pseudocalanus, 1991, 1996, 3))

(Pl_pseudocal_7 <- plot_dynam(pseudocal, log_param_Pseudocalanus, 1997, 2002, 3))

(Pl_pseudocal_8 <- plot_dynam(pseudocal, log_param_Pseudocalanus, 2003, 2008, 3))

(Pl_pseudocal_9 <- plot_dynam(pseudocal, log_param_Pseudocalanus, 2009, 2014, 3))

(Pl_pseudocal_10 <- plot_dynam(pseudocal, log_param_Pseudocalanus, 2015, 2018, 3))



# Динамика Acartia ##############


(Pl_acart_1 <- plot_dynam(acart, log_param_Acartia, 1961, 1966, 3))

(Pl_acart_2 <- plot_dynam(acart, log_param_Acartia, 1967, 1972, 3))

(Pl_acart_3 <- plot_dynam(acart, log_param_Acartia, 1973, 1978, 3))

(Pl_acart_4 <- plot_dynam(acart, log_param_Acartia, 1979, 1984, 3))

(Pl_acart_5 <- plot_dynam(acart, log_param_Acartia, 1985, 1990, 3))

(Pl_acart_6 <- plot_dynam(acart, log_param_Acartia, 1991, 1996, 3))

(Pl_acart_7 <- plot_dynam(acart, log_param_Acartia, 1997, 2002, 3))

(Pl_acart_8 <- plot_dynam(acart, log_param_Acartia, 2003, 2008, 3))

(Pl_acart_9 <- plot_dynam(acart, log_param_Acartia, 2009, 2014, 3))

(Pl_acart_10 <- plot_dynam(acart, log_param_Acartia, 2015, 2018, 3))





# Динамика Mirosetella ##############


(Pl_microset_1 <- plot_dynam(microset, log_param_Microsetella, 1961, 1966, 3))

(Pl_microset_2 <- plot_dynam(microset, log_param_Microsetella, 1967, 1972, 3))

(Pl_microset_3 <- plot_dynam(microset, log_param_Microsetella, 1973, 1978, 3))

(Pl_microset_4 <- plot_dynam(microset, log_param_Microsetella, 1979, 1984, 3))

(Pl_microset_5 <- plot_dynam(microset, log_param_Microsetella, 1985, 1990, 3))

(Pl_microset_6 <- plot_dynam(microset, log_param_Microsetella, 1991, 1996, 3))

(Pl_microset_7 <- plot_dynam(microset, log_param_Microsetella, 1997, 2002, 3))

(Pl_microset_8 <- plot_dynam(microset, log_param_Microsetella, 2003, 2008, 3))

(Pl_microset_9 <- plot_dynam(microset, log_param_Microsetella, 2009, 2014, 3))

(Pl_microset_10 <- plot_dynam(microset, log_param_Microsetella, 2015, 2018, 3))





# Динамика Tricona ##############


(Pl_tricon_1 <- plot_dynam(tricon, log_param_Triconia, 1961, 1966, 3))

(Pl_tricon_2 <- plot_dynam(tricon, log_param_Triconia, 1967, 1972, 3))

(Pl_tricon_3 <- plot_dynam(tricon, log_param_Triconia, 1973, 1978, 3))

(Pl_tricon_4 <- plot_dynam(tricon, log_param_Triconia, 1979, 1984, 3))

(Pl_tricon_5 <- plot_dynam(tricon, log_param_Triconia, 1985, 1990, 3))

(Pl_tricon_6 <- plot_dynam(tricon, log_param_Triconia, 1991, 1996, 3))

(Pl_tricon_7 <- plot_dynam(tricon, log_param_Triconia, 1997, 2002, 3))

(Pl_tricon_8 <- plot_dynam(tricon, log_param_Triconia, 2003, 2008, 3))

(Pl_tricon_9 <- plot_dynam(tricon, log_param_Triconia, 2009, 2014, 3))

(Pl_tricon_10 <- plot_dynam(tricon, log_param_Triconia, 2015, 2018, 3))
